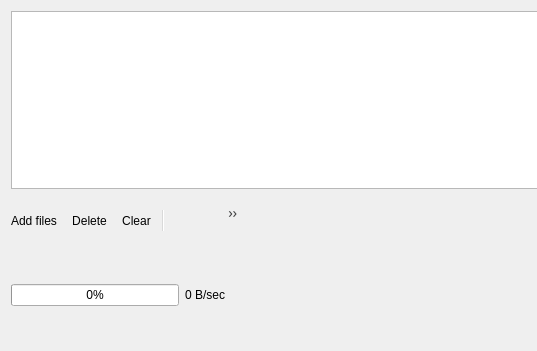
<?xml version="1.0" encoding="UTF-8"?>
<ui version="4.0">
 <class>FileWindowClass</class>
 <widget class="QWidget" name="FileWindowClass">
  <property name="geometry">
   <rect>
    <x>0</x>
    <y>0</y>
    <width>537</width>
    <height>351</height>
   </rect>
  </property>
  <widget class="QWidget" name="centralWidget">
   <property name="geometry">
    <rect>
     <x>0</x>
     <y>0</y>
     <width>696</width>
     <height>406</height>
    </rect>
   </property>
   <layout class="QGridLayout" name="gridLayout">
    <item row="1" column="0">
     <widget class="QProgressBar" name="progressBar">
      <property name="value">
       <number>0</number>
      </property>
     </widget>
    </item>
    <item row="1" column="1">
     <widget class="QLabel" name="labelSpeed">
      <property name="sizePolicy">
       <sizepolicy hsizetype="Preferred" vsizetype="Preferred">
        <horstretch>0</horstretch>
        <verstretch>0</verstretch>
       </sizepolicy>
      </property>
      <property name="minimumSize">
       <size>
        <width>500</width>
        <height>200</height>
       </size>
      </property>
      <property name="text">
       <string>0 B/sec</string>
      </property>
     </widget>
    </item>
    <item row="0" column="0" colspan="2">
     <widget class="QTableView" name="tableView">
      <property name="editTriggers">
       <set>QAbstractItemView::NoEditTriggers</set>
      </property>
      <property name="tabKeyNavigation">
       <bool>false</bool>
      </property>
      <property name="showDropIndicator" stdset="0">
       <bool>false</bool>
      </property>
      <property name="selectionBehavior">
       <enum>QAbstractItemView::SelectRows</enum>
      </property>
      <attribute name="verticalHeaderVisible">
       <bool>false</bool>
      </attribute>
      <attribute name="verticalHeaderDefaultSectionSize">
       <number>20</number>
      </attribute>
     </widget>
    </item>
   </layout>
  </widget>
  <widget class="QToolBar" name="mainToolBar">
   <property name="geometry">
    <rect>
     <x>0</x>
     <y>200</y>
     <width>241</width>
     <height>41</height>
    </rect>
   </property>
   <property name="windowTitle">
    <string>ToolBar</string>
   </property>
   <property name="iconSize">
    <size>
     <width>32</width>
     <height>32</height>
    </size>
   </property>
   <addaction name="actionAdd"/>
   <addaction name="actionDelete"/>
   <addaction name="actionClear"/>
   <addaction name="separator"/>
   <addaction name="actionStart"/>
   <addaction name="actionStop"/>
  </widget>
  <action name="actionAdd">
   <property name="icon">
    <iconset resource="upcoder.qrc">
     <normaloff>:/icons/add.png</normaloff>:/icons/add.png</iconset>
   </property>
   <property name="text">
    <string>Add files</string>
   </property>
  </action>
  <action name="actionDelete">
   <property name="icon">
    <iconset resource="upcoder.qrc">
     <normaloff>:/icons/remove.png</normaloff>:/icons/remove.png</iconset>
   </property>
   <property name="text">
    <string>Delete</string>
   </property>
  </action>
  <action name="actionStart">
   <property name="icon">
    <iconset resource="upcoder.qrc">
     <normaloff>:/icons/start.png</normaloff>:/icons/start.png</iconset>
   </property>
   <property name="text">
    <string>Start uploading</string>
   </property>
  </action>
  <action name="actionStop">
   <property name="icon">
    <iconset resource="upcoder.qrc">
     <normaloff>:/icons/stop.png</normaloff>:/icons/stop.png</iconset>
   </property>
   <property name="text">
    <string>Stop</string>
   </property>
  </action>
  <action name="actionSettings">
   <property name="icon">
    <iconset resource="upcoder.qrc">
     <normaloff>:/icons/settings.png</normaloff>:/icons/settings.png</iconset>
   </property>
   <property name="text">
    <string>Settings</string>
   </property>
  </action>
  <action name="actionClear">
   <property name="icon">
    <iconset resource="upcoder.qrc">
     <normaloff>:/icons/clear.png</normaloff>:/icons/clear.png</iconset>
   </property>
   <property name="text">
    <string>Clear</string>
   </property>
  </action>
  <action name="actionExit">
   <property name="icon">
    <iconset resource="upcoder.qrc">
     <normaloff>:/icons/exit.png</normaloff>:/icons/exit.png</iconset>
   </property>
   <property name="text">
    <string>Exit</string>
   </property>
  </action>
  <action name="actionAbout">
   <property name="icon">
    <iconset resource="upcoder.qrc">
     <normaloff>:/icons/about.png</normaloff>:/icons/about.png</iconset>
   </property>
   <property name="text">
    <string>About</string>
   </property>
  </action>
  <action name="actionAbout_Qt">
   <property name="icon">
    <iconset resource="upcoder.qrc">
     <normaloff>:/icons/qt.png</normaloff>:/icons/qt.png</iconset>
   </property>
   <property name="text">
    <string>About Qt</string>
   </property>
  </action>
  <action name="actionShow_links_to_files">
   <property name="icon">
    <iconset resource="upcoder.qrc">
     <normaloff>:/icons/internet.png</normaloff>:/icons/internet.png</iconset>
   </property>
   <property name="text">
    <string>Show links to files</string>
   </property>
  </action>
 </widget>
 <layoutdefault spacing="6" margin="11"/>
 <resources>
  <include location="upcoder.qrc"/>
 </resources>
 <connections/>
</ui>
